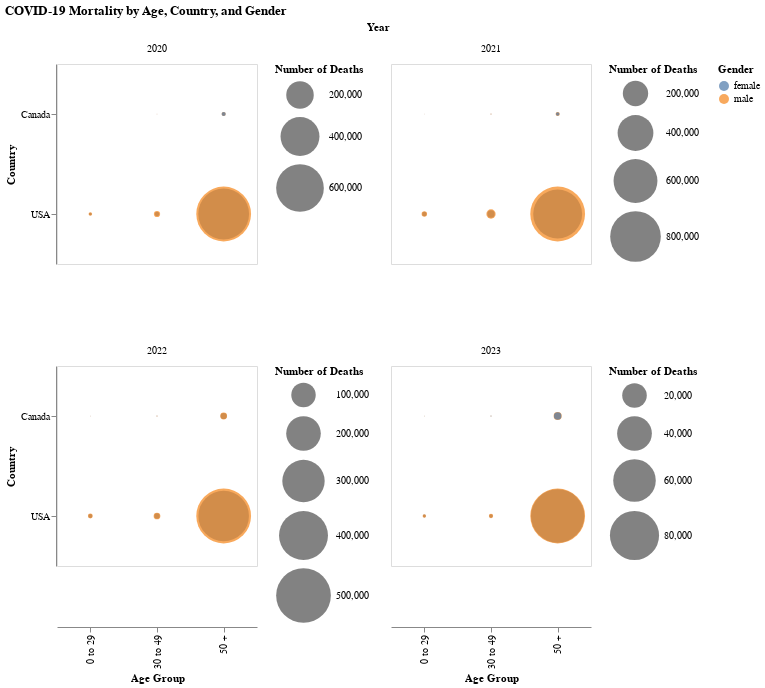

Notebook code for this chart:
### Markdown cell above
## 3. Is there any correlation between age-group and mortality rate from COVID-19 in Canada and the United States?

### Code cell
bubble_chart = alt.Chart(combined).mark_circle().encode(
    x=alt.X('AGE_GROUP:N', title='Age Group'),
    y=alt.Y('COUNTRY:N', title='Country'),
    size=alt.Size('DEATHS:Q', scale=alt.Scale(range=[0, 3000]), title='Number of Deaths'),
    color=alt.Color('GENDER:N', title='Gender'),
    tooltip=['YEAR', 'AGE_GROUP', 'GENDER', 'COUNTRY', 'DEATHS']).properties(
    width=200,
    height=200).facet(
    facet=alt.Facet('YEAR:N', title='Year'),
    columns=2).resolve_scale(
    size='independent').properties(
    title='COVID-19 Mortality by Age, Country, and Gender')

bubble_chart

### Figure 1 — Vega-Lite specification as saved in the notebook (floating-point values rounded to 4 significant figures)
{"config": {"view": {"continuousWidth": 300, "continuousHeight": 300}}, "data": {"name": "data-a3ec906540b257bb84725f4050ff89ef"}, "facet": {"field": "YEAR", "title": "Year", "type": "nominal"}, "spec": {"mark": {"type": "circle"}, "encoding": {"color": {"field": "GENDER", "title": "Gender", "type": "nominal"}, "size": {"field": "DEATHS", "scale": {"range": [0, 3000]}, "title": "Number of Deaths", "type": "quantitative"}, "tooltip": [{"field": "YEAR", "type": "nominal"}, {"field": "AGE_GROUP", "type": "nominal"}, {"field": "GENDER", "type": "nominal"}, {"field": "COUNTRY", "type": "nominal"}, {"field": "DEATHS", "type": "quantitative"}], "x": {"field": "AGE_GROUP", "title": "Age Group", "type": "nominal"}, "y": {"field": "COUNTRY", "title": "Country", "type": "nominal"}}, "height": 200, "width": 200}, "columns": 2, "resolve": {"scale": {"size": "independent"}}, "title": "COVID-19 Mortality by Age, Country, and Gender", "$schema": "https://vega.github.io/schema/vega-lite/v5.20.1.json", "datasets": {"data-a3ec906540b257bb84725f4050ff89ef": [{"Unnamed: 0": 0, "YEAR": "2020", "AGE_GROUP": "0 to 29", "GENDER": "female", "DEATHS": 1854, "COUNTRY": "USA"}, {"Unnamed: 0": 1, "YEAR": "2020", "AGE_GROUP": "0 to 29", "GENDER": "male", "DEATHS": 3318, "COUNTRY": "USA"}, {"Unnamed: 0": 2, "YEAR": "2020", "AGE_GROUP": "30 to 49", "GENDER": "female", "DEATHS": 5000, "COUNTRY": "USA"}, {"Unnamed: 0": 3, "YEAR": "2020", "AGE_GROUP": "30 to 49", "GENDER": "male", "DEATHS": 10289, "COUNTRY": "USA"}, {"Unnamed: 0": 4, "YEAR": "2020", "AGE_GROUP": "50 +", "GENDER": "female", "DEATHS": 680377, "COUNTRY": "USA"}, {"Unnamed: 0": 5, "YEAR": "2020", "AGE_GROUP": "50 +", "GENDER": "male", "DEATHS": 792134, "COUNTRY": "USA"}, {"Unnamed: 0": 6, "YEAR": "2021", "AGE_GROUP": "0 to 29", "GENDER": "female", "DEATHS": 6078, "COUNTRY": "USA"}, {"Unnamed: 0": 7, "YEAR": "2021", "AGE_GROUP": "0 to 29", "GENDER": "male", "DEATHS": 9207, "COUNTRY": "USA"}, {"Unnamed: 0": 8, "YEAR": "2021", "AGE_GROUP": "30 to 49", "GENDER": "female", "DEATHS": 16751, "COUNTRY": "USA"}, {"Unnamed: 0": 9, "YEAR": "2021", "AGE_GROUP": "30 to 49", "GENDER": "male", "DEATHS": 26996, "COUNTRY": "USA"}, {"Unnamed: 0": 10, "YEAR": "2021", "AGE_GROUP": "50 +", "GENDER": "female", "DEATHS": 746012, "COUNTRY": "USA"}, {"Unnamed: 0": 11, "YEAR": "2021", "AGE_GROUP": "50 +", "GENDER": "male", "DEATHS": 935837, "COUNTRY": "USA"}, {"Unnamed: 0": 12, "YEAR": "2022", "AGE_GROUP": "0 to 29", "GENDER": "female", "DEATHS": 2585, "COUNTRY": "USA"}, {"Unnamed: 0": 13, "YEAR": "2022", "AGE_GROUP": "0 to 29", "GENDER": "male", "DEATHS": 3893, "COUNTRY": "USA"}, {"Unnamed: 0": 14, "YEAR": "2022", "AGE_GROUP": "30 to 49", "GENDER": "female", "DEATHS": 4994, "COUNTRY": "USA"}, {"Unnamed: 0": 15, "YEAR": "2022", "AGE_GROUP": "30 to 49", "GENDER": "male", "DEATHS": 7555, "COUNTRY": "USA"}, {"Unnamed: 0": 16, "YEAR": "2022", "AGE_GROUP": "50 +", "GENDER": "female", "DEATHS": 426708, "COUNTRY": "USA"}, {"Unnamed: 0": 17, "YEAR": "2022", "AGE_GROUP": "50 +", "GENDER": "male", "DEATHS": 500892, "COUNTRY": "USA"}, {"Unnamed: 0": 18, "YEAR": "2023", "AGE_GROUP": "0 to 29", "GENDER": "female", "DEATHS": 258, "COUNTRY": "USA"}, {"Unnamed: 0": 19, "YEAR": "2023", "AGE_GROUP": "0 to 29", "GENDER": "male", "DEATHS": 397, "COUNTRY": "USA"}, {"Unnamed: 0": 20, "YEAR": "2023", "AGE_GROUP": "30 to 49", "GENDER": "female", "DEATHS": 412, "COUNTRY": "USA"}, {"Unnamed: 0": 21, "YEAR": "2023", "AGE_GROUP": "30 to 49", "GENDER": "male", "DEATHS": 599, "COUNTRY": "USA"}, {"Unnamed: 0": 22, "YEAR": "2023", "AGE_GROUP": "50 +", "GENDER": "female", "DEATHS": 94412, "COUNTRY": "USA"}, {"Unnamed: 0": 23, "YEAR": "2023", "AGE_GROUP": "50 +", "GENDER": "male", "DEATHS": 99436, "COUNTRY": "USA"}, {"Unnamed: 0": 0, "YEAR": "2020", "AGE_GROUP": "0 to 29", "GENDER": "female", "DEATHS": 11, "COUNTRY": "Canada"}, {"Unnamed: 0": 1, "YEAR": "2020", "AGE_GROUP": "0 to 29", "GENDER": "male", "DEATHS": 11, "COUNTRY": "Canada"}, {"Unnamed: 0": 2, "YEAR": "2020", "AGE_GROUP": "30 to 49", "GENDER": "male", "DEATHS": 98, "COUNTRY": "Canada"}, {"Unnamed: 0": 3, "YEAR": "2020", "AGE_GROUP": "30 to 49", "GENDER": "female", "DEATHS": 43, "COUNTRY": "Canada"}, {"Unnamed: 0": 4, "YEAR": "2020", "AGE_GROUP": "50 +", "GENDER": "male", "DEATHS": 4405, "COUNTRY": "Canada"}, {"Unnamed: 0": 5, "YEAR": "2020", "AGE_GROUP": "50 +", "GENDER": "female", "DEATHS": 4408, "COUNTRY": "Canada"}, {"Unnamed: 0": 6, "YEAR": "2021", "AGE_GROUP": "0 to 29", "GENDER": "female", "DEATHS": 36, "COUNTRY": "Canada"}, {"Unnamed: 0": 7, "YEAR": "2021", "AGE_GROUP": "0 to 29", "GENDER": "male", "DEATHS": 41, "COUNTRY": "Canada"}, {"Unnamed: 0": 8, "YEAR": "2021", "AGE_GROUP": "30 to 49", "GENDER": "male", "DEATHS": 334, "COUNTRY": "Canada"}, {"Unnamed: 0": 9, "YEAR": "2021", "AGE_GROUP": "30 to 49", "GENDER": "female", "DEATHS": 195, "COUNTRY": "Canada"}, {"Unnamed: 0": 10, "YEAR": "2021", "AGE_GROUP": "50 +", "GENDER": "male", "DEATHS": 5296, "COUNTRY": "Canada"}, {"Unnamed: 0": 11, "YEAR": "2021", "AGE_GROUP": "50 +", "GENDER": "female", "DEATHS": 3963, "COUNTRY": "Canada"}, {"Unnamed: 0": 12, "YEAR": "2022", "AGE_GROUP": "0 to 29", "GENDER": "female", "DEATHS": 41, "COUNTRY": "Canada"}, {"Unnamed: 0": 13, "YEAR": "2022", "AGE_GROUP": "0 to 29", "GENDER": "male", "DEATHS": 52, "COUNTRY": "Canada"}, {"Unnamed: 0": 14, "YEAR": "2022", "AGE_GROUP": "30 to 49", "GENDER": "male", "DEATHS": 188, "COUNTRY": "Canada"}, {"Unnamed: 0": 15, "YEAR": "2022", "AGE_GROUP": "30 to 49", "GENDER": "female", "DEATHS": 124, "COUNTRY": "Canada"}, {"Unnamed: 0": 16, "YEAR": "2022", "AGE_GROUP": "50 +", "GENDER": "female", "DEATHS": 6417, "COUNTRY": "Canada"}, {"Unnamed: 0": 17, "YEAR": "2022", "AGE_GROUP": "50 +", "GENDER": "male", "DEATHS": 7737, "COUNTRY": "Canada"}, {"Unnamed: 0": 18, "YEAR": "2023", "AGE_GROUP": "0 to 29", "GENDER": "male", "DEATHS": 16, "COUNTRY": "Canada"}, {"Unnamed: 0": 19, "YEAR": "2023", "AGE_GROUP": "0 to 29", "GENDER": "female", "DEATHS": 11, "COUNTRY": "Canada"}, {"Unnamed: 0": 20, "YEAR": "2023", "AGE_GROUP": "30 to 49", "GENDER": "female", "DEATHS": 36, "COUNTRY": "Canada"}, {"Unnamed: 0": 21, "YEAR": "2023", "AGE_GROUP": "30 to 49", "GENDER": "male", "DEATHS": 31, "COUNTRY": "Canada"}, {"Unnamed: 0": 22, "YEAR": "2023", "AGE_GROUP": "50 +", "GENDER": "male", "DEATHS": 2156, "COUNTRY": "Canada"}, {"Unnamed: 0": 23, "YEAR": "2023", "AGE_GROUP": "50 +", "GENDER": "female", "DEATHS": 1843, "COUNTRY": "Canada"}]}}
